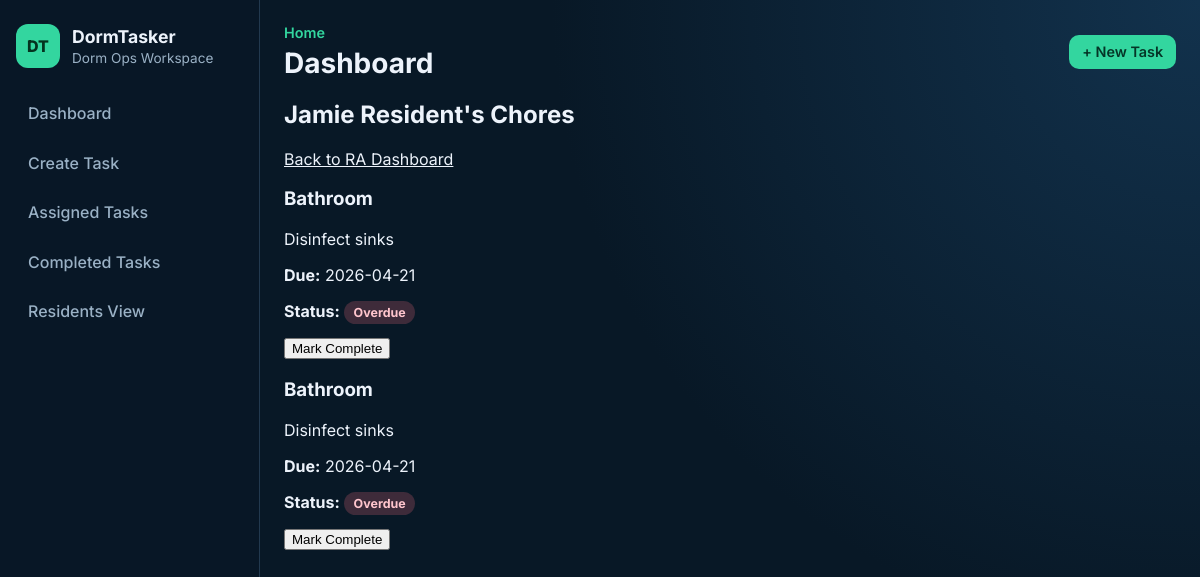
Before: /resident/2/chores with the older database file.
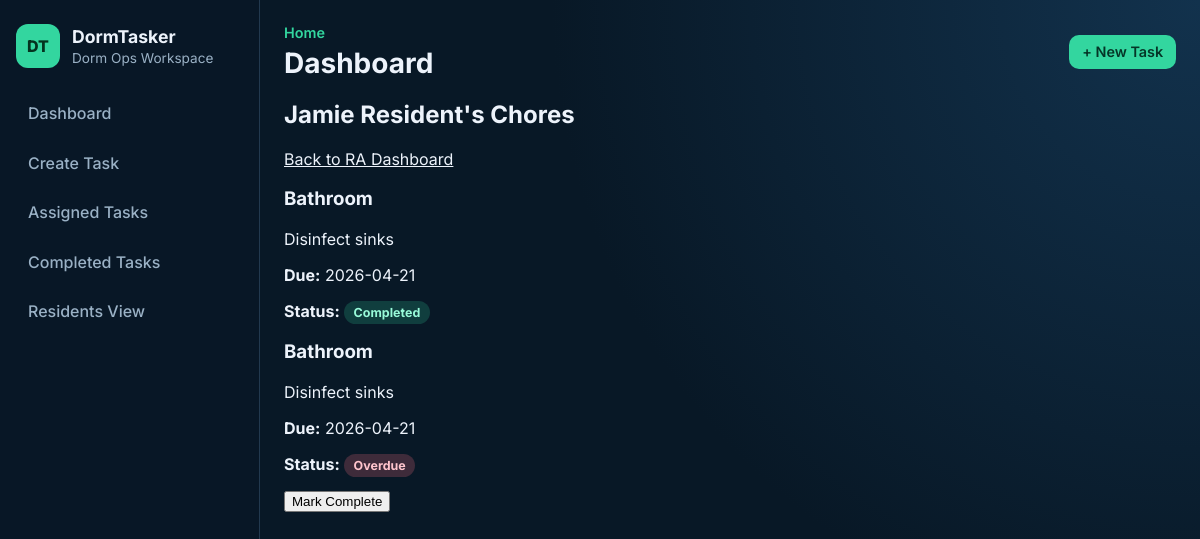
After: the same page with the newer database file.
### tables this page shows
CREATE TABLE users (
            id INTEGER PRIMARY KEY AUTOINCREMENT,
            name TEXT NOT NULL,
            role TEXT NOT NULL CHECK (role IN ('RA', 'Resident'))
        );

CREATE TABLE chores (
            id INTEGER PRIMARY KEY AUTOINCREMENT,
            title TEXT NOT NULL,
            description TEXT,
            due_date TEXT,
            status TEXT
        );

### app.py (the view)
@app.route("/resident/<int:resident_id>/chores")
def resident_chores(resident_id):
    chores_for_resident = service.get_resident_chores(resident_id)
    residents = service.get_residents()
    resident = next((r for r in residents if r["id"] == resident_id), None)
    return render_template(
        "resident_chores.html",
        chores=chores_for_resident,
        resident=resident,
    )

### database.py (called while the page is built)
def get_db_connection():
    conn = sqlite3.connect(DB_PATH)
    conn.row_factory = sqlite3.Row
    return conn

### models.py (called while the page is built)
    def is_overdue(self):
        if not self.due_date or self.status == "Completed":
            return False
        due = datetime.strptime(self.due_date, "%Y-%m-%d").date()
        return due < date.today()

### services.py (called while the page is built)
    @staticmethod
    def _map_chore(row) -> Chore:
        return Chore(
            id=row["id"],
            title=row["title"],
            description=row["description"] or "",
            due_date=row["due_date"],
            status=row["status"],
        )

    def get_residents(self) -> List[Dict]:
        conn = get_db_connection()
        rows = conn.execute(
            "SELECT id, name, role FROM users WHERE role = 'Resident' ORDER BY name"
        ).fetchall()
        conn.close()
        return [dict(row) for row in rows]

    def get_resident_chores(self, resident_id: int) -> List[Dict]:
        conn = get_db_connection()
        rows = conn.execute(
            """
            SELECT c.id, c.title, c.description, c.due_date, c.status
            FROM chores c
            JOIN assignments a ON c.id = a.chore_id
            WHERE a.resident_id = ?
            ORDER BY c.id DESC
            """,
            (resident_id,),
        ).fetchall()
        conn.close()
        chores = []
        for row in rows:
            chore = self._map_chore(row)
            chores.append(
                {
                    "id": chore.id,
                    "title": chore.title,
                    "description": chore.description,
                    "due_date": chore.due_date,
                    "status": "Overdue" if chore.is_overdue() else chore.status,
                }
            )
        return chores

### templates/resident_chores.html (shortened to what this page needs)
{% extends "base.html" %}
{% block content %}
    <h2>
        {% if resident %}
            {{ resident.name }}'s Chores
        {% else %}
            Resident Chores
        {% endif %}
    </h2>
    <p><a href="{{ url_for('chores') }}">Back to RA Dashboard</a></p>
    {% if chores %}
        <section class="chore-list">
            {% for chore in chores %}
                <article class="chore-card">
                    <h3>{{ chore.title }}</h3>
                    <p>{{ chore.description or 'No description provided.' }}</p>
                    <p><strong>Due:</strong> {{ chore.due_date or 'No due date' }}</p>
                    <p>
                        <strong>Status:</strong>
                        <span class="badge badge-{{ chore.status|lower }}">{{ chore.status }}</span>
                    </p>
                    {% if chore.status != "Completed" %}
                        <form method="post" action="{{ url_for('complete_chore', chore_id=chore.id) }}">
                            <button type="submit">Mark Complete</button>
                        </form>
                    {% endif %}
                </article>
            {% endfor %}
        </section>
    {% else %}
        <p>No chores assigned right now.</p>
    {% endif %}
{% endblock %}

### templates/base.html (shortened to what this page needs)
<!DOCTYPE html>
<html lang="en">
<head>
    <link rel="stylesheet" href="{{ url_for('static', filename='style.css') }}">
</head>
<body>
    <div class="app-shell">
        <aside class="sidebar">
            <div class="brand">
                <span class="brand-badge">DT</span>
                <div>
                    <h1>DormTasker</h1>
                    <p>Dorm Ops Workspace</p>
                </div>
            </div>
            <nav class="sidebar-nav">
                <a href="{{ url_for('chores') }}" class="nav-link">Dashboard</a>
                <a href="{{ url_for('create_chore') }}" class="nav-link">Create Task</a>
                <a href="{{ url_for('chores') }}#assigned" class="nav-link">Assigned Tasks</a>
                <a href="{{ url_for('chores') }}#completed" class="nav-link">Completed Tasks</a>
                <a href="{{ url_for('chores') }}#residents" class="nav-link">Residents View</a>
            </nav>
        </aside>
        <div class="main-panel">
            <header class="topbar">
                <div>
                    <p class="topbar-eyebrow">Home</p>
                    <h2 class="topbar-title">{% block page_title %}Dashboard{% endblock %}</h2>
                </div>
                <a class="btn btn-primary" href="{{ url_for('create_chore') }}">+ New Task</a>
            </header>
            <main class="content">
                {% block content %}{% endblock %}
            </main>
        </div>
    </div>
</body>
</html>

### static/style.css (style rules this page uses)
:root { --bg: #081826; --bg-soft: #0f2335; --panel: #102437; --panel-alt: #132c43; --text: #edf3fb; --muted: #9ab1c5; --line: #22394f; --accent: #33d69f; --accent-dark: #27b987; --danger: #ff6f7f; --warning: #ffc56f; }
* { box-sizing: border-box; }
body { margin: 0; font-family: "Inter", sans-serif; background: radial-gradient(circle at top right, #12324d 0%, var(--bg) 45%); color: var(--text); }
a { color: inherit; }
.app-shell { min-height: 100vh; display: grid; grid-template-columns: 260px 1fr; }
.sidebar { border-right: 1px solid var(--line); background: rgba(8, 24, 38, 0.9); padding: 1.5rem 1rem; }
.brand { display: flex; gap: 0.75rem; align-items: center; margin-bottom: 1.5rem; }
.brand h1 { margin: 0; font-size: 1.1rem; font-weight: 700; }
.brand p { margin: 0.2rem 0 0; color: var(--muted); font-size: 0.85rem; }
.brand-badge { width: 44px; height: 44px; display: inline-flex; align-items: center; justify-content: center; border-radius: 12px; background: var(--accent); color: #04331f; font-weight: 800; }
.sidebar-nav { display: grid; gap: 0.45rem; }
.nav-link { text-decoration: none; padding: 0.7rem 0.75rem; border-radius: 10px; color: var(--muted); font-weight: 500; }
.main-panel { padding: 1.5rem; }
.topbar { display: flex; justify-content: space-between; align-items: center; margin-bottom: 1.25rem; }
.topbar-eyebrow { margin: 0; color: var(--accent); font-size: 0.9rem; font-weight: 600; }
.topbar-title { margin: 0.3rem 0 0; font-size: 1.75rem; }
.content { max-width: 1050px; }
.btn { border: none; border-radius: 10px; padding: 0.52rem 0.8rem; font-size: 0.9rem; text-decoration: none; font-weight: 600; cursor: pointer; display: inline-flex; align-items: center; justify-content: center; }
.btn-primary { background: var(--accent); color: #053527; }
.badge { border-radius: 999px; padding: 0.25rem 0.58rem; font-size: 0.78rem; font-weight: 700; }
.badge-completed { background: rgba(51, 214, 159, 0.2); color: #98fad9; }
.badge-overdue { background: rgba(255, 111, 127, 0.22); color: #ffc5cd; }

Changed rows visible on the page:
changed chores: status "Overdue" → "Completed"; no longer shows "Mark Complete"
